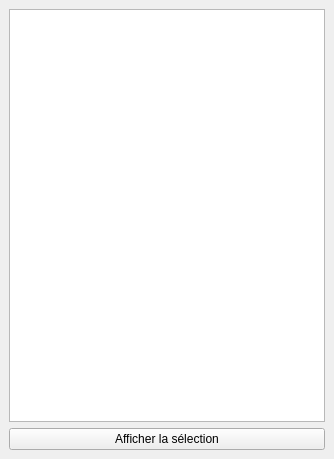
<?xml version="1.0" encoding="UTF-8"?>
<ui version="4.0">
 <class>MainWindow</class>
 <widget class="QMainWindow" name="MainWindow">
  <property name="geometry">
   <rect>
    <x>0</x>
    <y>0</y>
    <width>334</width>
    <height>459</height>
   </rect>
  </property>
  <property name="windowTitle">
   <string>Recherches documentaires</string>
  </property>
  <widget class="QWidget" name="centralwidget">
   <layout class="QVBoxLayout" name="verticalLayout_2">
    <item>
     <layout class="QVBoxLayout" name="verticalLayout">
      <item>
       <widget class="QListView" name="listView"/>
      </item>
      <item>
       <widget class="QPushButton" name="pushButton">
        <property name="text">
         <string>Afficher la sélection</string>
        </property>
       </widget>
      </item>
     </layout>
    </item>
   </layout>
  </widget>
  <widget class="QMenuBar" name="menubar">
   <property name="geometry">
    <rect>
     <x>0</x>
     <y>0</y>
     <width>334</width>
     <height>22</height>
    </rect>
   </property>
  </widget>
 </widget>
 <resources/>
 <connections/>
</ui>
